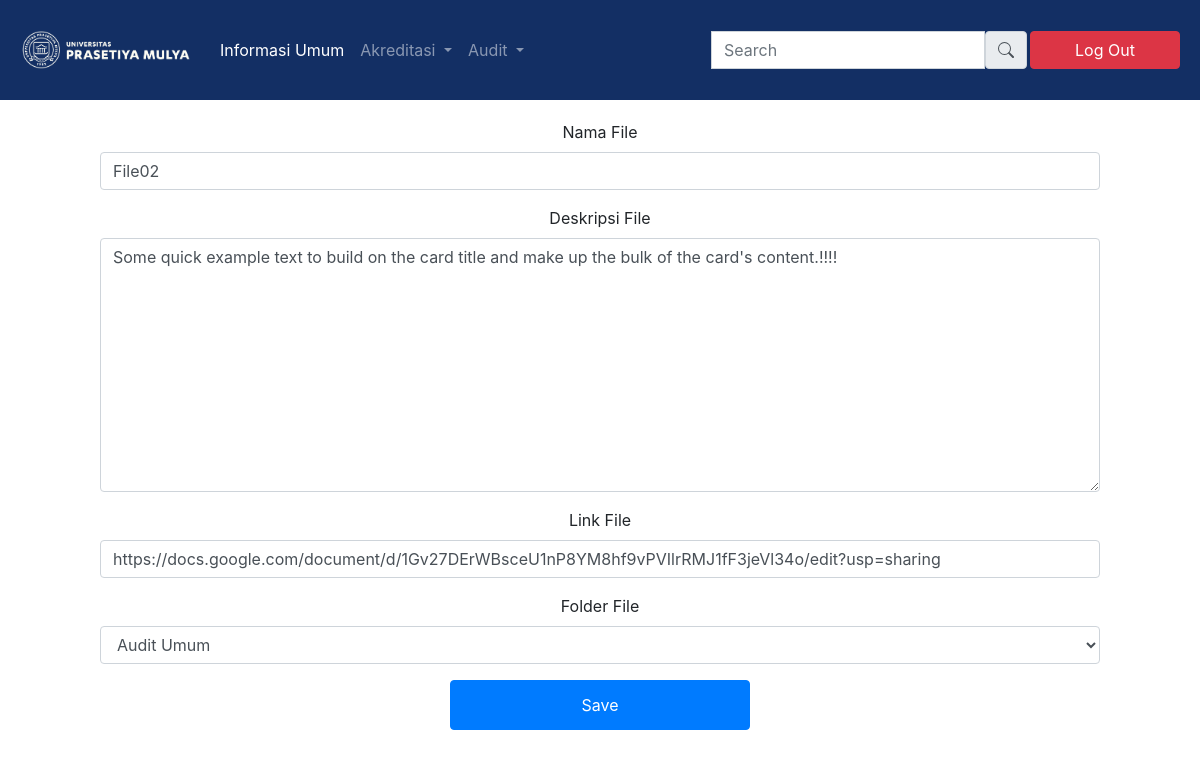
Page /7/update on the committed database.
### home/models.py (models this page shows, shortened)
class baruFile(models.Model):
    created_on = models.DateTimeField(auto_now_add=True)
    nama_file = models.CharField(default='', max_length=256)
    desc_file = models.TextField()
    link_file = models.CharField(default='', max_length=256)
    nama_folder = models.ForeignKey(baruFolder, on_delete=models.CASCADE)

class baruFolder(models.Model):
    created_on = models.DateTimeField(auto_now_add=True)
    nama_folder = models.CharField(default='', max_length=256)
    desc_folder = models.TextField(default='', max_length=256)
    baseFolder_nama = models.ForeignKey(baseFolder, on_delete=models.CASCADE)
    prodi_name = models.ForeignKey(listProdi, on_delete=models.CASCADE)
    def __str__(self):
        return '{}'.format(self.nama_folder)

### home/views.py (the view)
# urls.py: path('<id>/update', homeViews.update_view, name="update"),
def update_view(request, id):
    context ={}
    obj = get_object_or_404(models.baruFile, id = id)
    form = forms.inputFileInfo(request.POST or None, instance = obj)
    if form.is_valid():
        form.save()
        return redirect('homepage')
    context["form"] = form
    return render(request, "editForm.html", context)

### home/forms.py
class inputFileInfo(forms.ModelForm):
    class Meta:
        model = models.baruFile
        fields = {'nama_file', 'desc_file', 'link_file', 'nama_folder'}
        '''
        widgets = {
            'nama_file' : forms.CharField(attrs={'class': 'input', 'placeholder' : 'fileName'}),
            'desc_file' : forms.CharField(attrs={'class': 'input', 'placeholder' : 'you@email.com'}),
            'link_file' : forms.CharField(attrs={'class': 'input', 'placeholder' : 'you@email.com'}),
            'nama_folder' : forms.Select(attrs=('class': 'form-control'))
        }
        '''

### template/editForm.html (shortened to what this page needs)
{% load widget_tweaks %}
<!DOCTYPE html>
{% load static %}
<html lang="en">
<head>
    <link rel="stylesheet" href="https://stackpath.bootstrapcdn.com/bootstrap/4.4.1/css/bootstrap.min.css">
    <link rel="stylesheet" href="{% static 'assets/dashboard1.css' %}">
</head>
<body>
    <section>
        <nav class="navbar navbar-expand-lg navbar-dark" style="background-color: #132F64; height: 100px;">
            <a class="navbar-brand" href="{% url 'homepage' %}">
                <img class="title-logo" src="{% static 'media/logo-prasmul.png' %}" alt="">
            </a>
            <div class="collapse navbar-collapse" id="navbarSupportedContent">
              <ul class="navbar-nav mr-auto">
                <li class="nav-item active">
                  <a class="nav-link" href="{% url 'informasiUmum' %}">Informasi Umum <span class="sr-only">(current)</span></a>
                </li>
                <li class="nav-item dropdown">
                    <a class="nav-link dropdown-toggle" href="#" id="navbarDropdown" role="button" data-toggle="dropdown" aria-haspopup="true" aria-expanded="false">
                      Akreditasi
                    </a>
                  </li>
                  <li class="nav-item dropdown">
                    <a class="nav-link dropdown-toggle" href="#" id="navbarDropdown" role="button" data-toggle="dropdown" aria-haspopup="true" aria-expanded="false">
                      Audit
                    </a>
                  </li>
              </ul>
              <form class="form-inline my-2 my-lg-0">
                  <div class="input-group-prepend" style="height: 2.4rem; border-radius: 0px;">
                    <input type="text" class="form-control" style="border-radius: 0px;" placeholder="Search" aria-label="search" aria-describedby="basic-addon1">
                    <span class="input-group-text" id="basic-addon1"></span>
                  </div>
                  <a class="btn btn-danger mx-1" href="{% url 'logout' %}" style="width: 150px;" href="#" role="button">Log Out</a>
              </form>
            </div>
          </nav>
    </section>
<form method="POST">
<main role="main" class="">
    <div class="btn-dashboard" style="padding-top: 0px !important;">
      <div class="right-box">
        <div class="box-inside">
            <form>
                <div class="form-group">
                  <label for="InputNamaFile">Nama File</label>
                  {%render_field form.nama_file class="form-control" placeholder="Nama File"%}
                </div>
                <div class="form-group">
                  <label for="InputNamaFile">Deskripsi File</label>
                  {%render_field form.desc_file class="form-control" placeholder="Deskripsi File"%}
                </div>
                <div class="form-group">
                  <label for="InputNamaFile">Link File</label>
                  {%render_field form.link_file class="form-control" placeholder="Link File"%}
                </div>
                <div class="form-group">
                  <label for="InputNamaFile">Folder File</label>
                  {%render_field form.nama_folder class="form-control" placeholder="Folder File"%}
                </div>
                <button type="submit" class="btn btn-save btn-primary">Save</button>
                <br>
              </form>
        </div>
    </div>
    </div>
</main>
</form>
  </body>
</body>
</html>

### static/assets/dashboard1.css (style rules this page uses)
.title-logo { height: 50px; width: 180px; }
main { margin-top: 10px; margin-left: 100px; }
.btn-dashboard { margin-top: 20px !important; width: 1000px; text-align: center; }
.btn-save { width: 300px; height: 50px; }

### rows in the picture
baruFile: nama_file "File02", desc_file "Some quick example text to build on the card title and make up the bulk of the card's content.!!!!", link_file "https://docs.google.com/document/d/1Gv27DErWBsceU1nP8YM8hf9vPVIlrRMJ1fF3jeVl34o/edit?usp=sharing"
baruFolder: nama_folder "Audit Umum"
